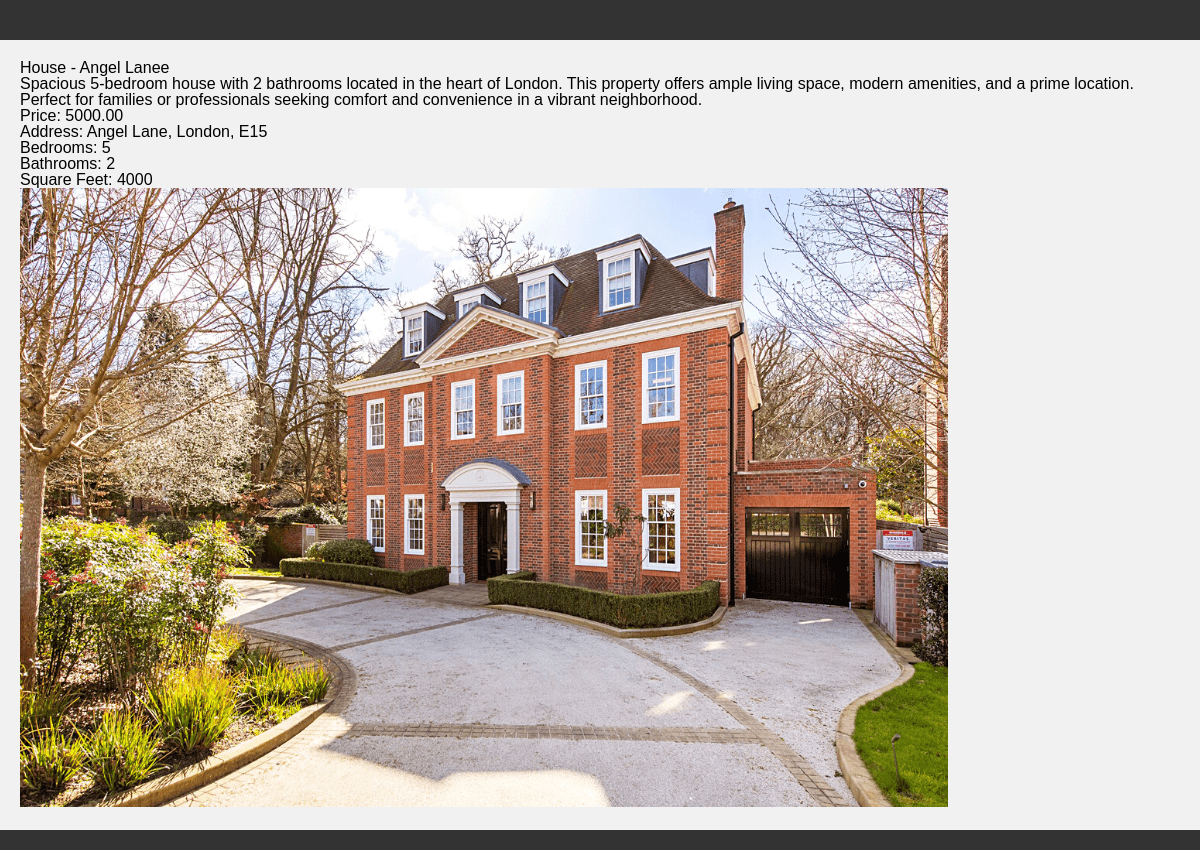
Page /property/1/ on the committed database.
### housr_app/models.py (models this page shows, shortened)
class Property(models.Model):
    owner = models.ForeignKey(User, on_delete=models.CASCADE)
    title = models.CharField(max_length=255)
    description = models.TextField()
    price = models.DecimalField(max_digits=10, decimal_places=2)
    address = models.CharField(max_length=255)
    bedrooms = models.IntegerField()
    bathrooms = models.IntegerField()
    sqft = models.IntegerField()
    photo = models.ImageField(upload_to='properties/')
    available = models.BooleanField(default=True)
    created_at = models.DateTimeField(auto_now_add=True)
    updated_at = models.DateTimeField(auto_now=True)

### housr_app/views.py (the view)
# urls.py: path('property/<int:pk>/', PropertyDetailView.as_view(), name='property_detail'),
class PropertyDetailView(DetailView):
    model = Property
    context_object_name = 'property'
    template_name = 'property_detail.html'

### templates/property_detail.html
{% extends 'base.html' %}
{% block content %}
  <h1>{{ property.title }}</h1>
  <p>{{ property.description }}</p>
  <p>Price: {{ property.price }}</p>
  <p>Address: {{ property.address }}</p>
  <p>Bedrooms: {{ property.bedrooms }}</p>
  <p>Bathrooms: {{ property.bathrooms }}</p>
  <p>Square Feet: {{ property.sqft }}</p>
  <img src="{{ property.photo.url }}" alt="{{ property.title }}">
{% endblock %}

### static/base.css (style rules this page uses)
html, body, div, span, applet, object, iframe, h1, h2, h3, h4, h5, h6, p, blockquote, pre, a, abbr, acronym, address, big, cite, code, del, dfn, em, img, ins, kbd, q, s, samp, small, strike, strong, sub, sup, tt, var, b, u, i, center, dl, dt, dd, ol, ul, li, fieldset, form, label, legend, table, caption, tbody, tfoot, thead, tr, th, td, article, aside, canvas, details, embed, figure, figcaption, footer, header, hgroup, menu, nav, output, ruby, section, summary, time, mark, audio, video { margin: 0; padding: 0; border: 0; font-size: 100%; font: inherit; vertical-align: baseline; }
body { line-height: 1; }
body { font-family: Arial, sans-serif; background-color: #f1f1f1; }

### rows in the picture
Property: title "House - Angel Lanee", description "Spacious 5-bedroom house with 2 bathrooms located in the heart of London. This property offers ample living space, modern amenities, and a prime location. Perfect for families or professionals seeking comfort and convenience in a vibrant neighborhood.", price "5000.00", address "Angel Lane, London, E15", bedrooms "5", bathrooms "2", sqft "4000", photo (picture)
